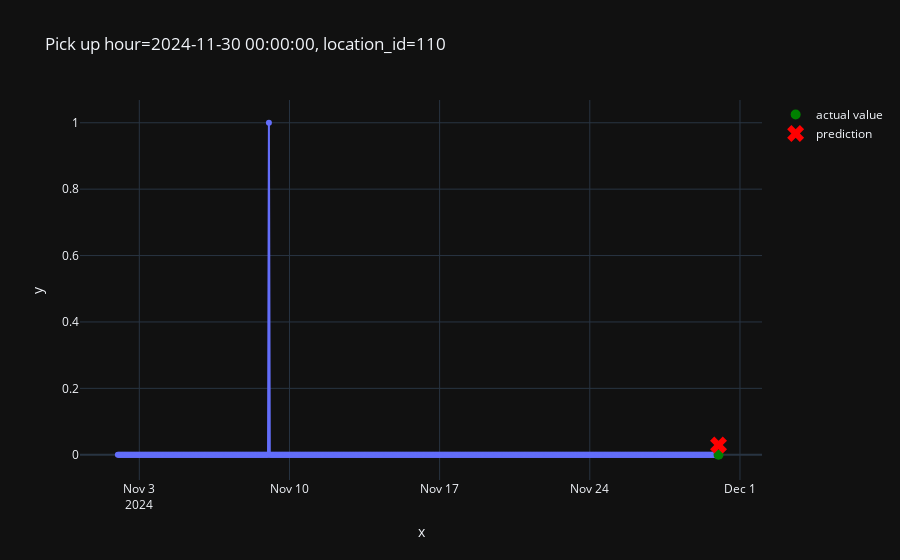

The notebook cell this image was saved under:
### Code cell
plot_one_sample(
    features=X_test,
    targets=y_test,
    example_id=32085,
    predictions=pd.Series(predictions)
)

### Figure 1 — Plotly figure (JSON) as saved in the notebook; plotly's stock layout.template omitted (floating-point values rounded to 4 significant figures; data arrays with more than 128 entries replaced by an {"elided": "..."} marker saying what was removed)
{"data": [{"hovertemplate": "x=%{x}<br>y=%{y}<extra></extra>", "legendgroup": "", "line": {"color": "#636efa", "dash": "solid"}, "marker": {"symbol": "circle"}, "mode": "lines+markers", "name": "", "orientation": "v", "showlegend": false, "type": "scatter", "x": {"elided": "673 str values"}, "xaxis": "x", "y": {"elided": "673 int values"}, "yaxis": "y"}, {"line": {"color": "green"}, "marker": {"size": 10}, "mode": "markers", "name": "actual value", "type": "scatter", "x": ["2024-11-30T00:00:00"], "y": [0]}, {"line": {"color": "red"}, "marker": {"size": 15, "symbol": "x"}, "mode": "markers", "name": "prediction", "type": "scatter", "x": ["2024-11-30T00:00:00"], "y": [0.02909]}], "layout": {"legend": {"tracegroupgap": 0}, "title": {"text": "Pick up hour=2024-11-30 00:00:00, location_id=110"}, "xaxis": {"anchor": "y", "domain": [0, 1], "title": {"text": "x"}}, "yaxis": {"anchor": "x", "domain": [0, 1], "title": {"text": "y"}}}}
